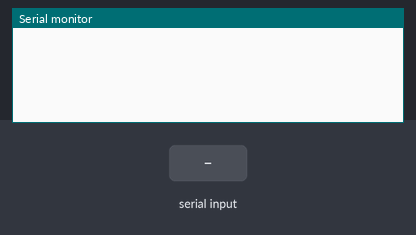
This sketch was run on a simulated Arduino Leonardo, built with avr-gcc and run on an emulated ATmega32U4. Shown: the last lines printed to the serial monitor. The test bench sets the inputs (shaded band). USB keyboard and mouse output is not drawn.

Above: at 1.2 s.
1.3 s: "90,45\n" received over the second serial link
At 2.1 s:
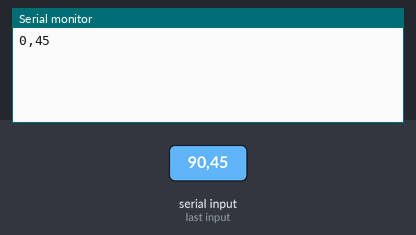
2.8 s: "90\n" received over the second serial link
At 3.3 s:
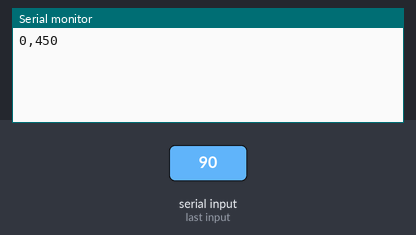

Measured:
- after the input at 1.3 s, the serial monitor: prints a new line at once (image 1)
- after the input at 2.8 s, the serial monitor: prints a new line at once (image 2)

The sketch:

c64-keyboard-16u2.ino
```cpp
// (licence header left out)
#include <HID-Project.h>
#include <HID-Settings.h>
const byte numChars = 32;
// an array to store the received data
char receivedChars[numChars];

boolean newData = false;


void setup() {
  // Start the Serial1 which is connected with the IO MCU.
  Serial1.begin(115200);

  // Sends a clean report to the host. This is important on any Arduino type.
  Keyboard.begin();

  // Start the USB Serial for debugging
  Serial.begin(115200);
}

void loop() {
  // based on http://forum.arduino.cc/index.php?topic=396450.0
  recvWithEndMarker();
  showNewData();
}

void recvWithEndMarker() {
  static byte ndx = 0;
  char endMarker = '\n';
  char rc;

  while (Serial1.available() > 0 && newData == false) {
    rc = Serial1.read();
    if (rc != endMarker) {
      receivedChars[ndx] = rc;
      ndx++;
      if (ndx >= numChars) {
        ndx = numChars - 1;
      }
    }
    else {
      receivedChars[ndx] = '\0'; // terminate the string
      ndx = 0;
      newData = true;
    }
  }
}

void showNewData() {
  if (newData == true) {

    char keyKind = receivedChars[0];
    char *receivedCharsPtr = receivedChars + 1;
    int recievedKeycode = atoi(receivedCharsPtr);
    Serial.write(receivedCharsPtr);
    if ( keyKind == '1' ) {
      Keyboard.press(KeyboardKeycode(recievedKeycode));
    }
    if (keyKind == '3') {
      Keyboard.release(KeyboardKeycode(recievedKeycode));
    }
    newData = false;
  }
}
```
